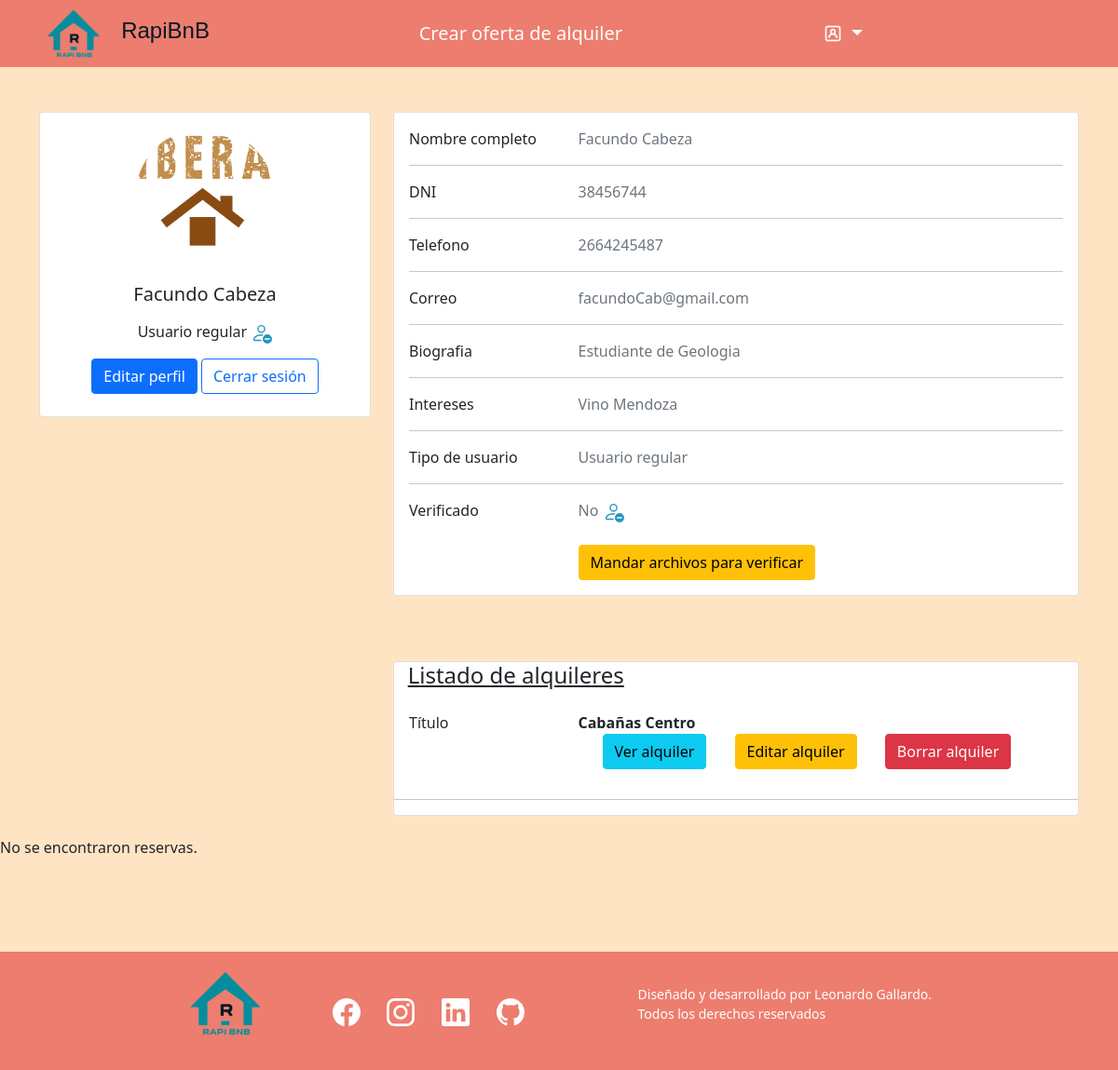
The app's page /perfil.php (signed in) with its own data.
### tables this page shows
CREATE TABLE `usuarios` (
  `ID` int(11) NOT NULL,
  `Nombre` varchar(255) NOT NULL,
  `Apellido` varchar(255) NOT NULL,
  `DNI` varchar(20) NOT NULL,
  `CorreoElectronico` varchar(255) NOT NULL,
  `Telefono` varchar(20) DEFAULT NULL,
  `Intereses` text DEFAULT NULL,
  `Avatar` varchar(255) DEFAULT NULL,
  `Verificado` tinyint(1) DEFAULT 0,
  `FechaVerificacion` date DEFAULT NULL,
  `Biografia` text DEFAULT NULL,
  `Rol` tinyint(1) DEFAULT 0,
  `Contraseña` varchar(255) NOT NULL,
  `MensajeVerificacion` text DEFAULT NULL,
  `ArchivoVerificacion` varchar(255) DEFAULT NULL,
  `FechaVencimiento` date DEFAULT NULL
);

CREATE TABLE `alquileres` (
  `ID` int(11) NOT NULL,
  `Titulo` varchar(255) NOT NULL,
  `Descripcion` text DEFAULT NULL,
  `Ubicacion` text DEFAULT NULL,
  `Etiquetas` text DEFAULT NULL,
  `GaleriaFotos` text DEFAULT NULL,
  `ListadoServicios` text DEFAULT NULL,
  `CostoAlquilerPorDia` decimal(10,2) NOT NULL,
  `TiempoMinimoPermanencia` int(11) DEFAULT NULL,
  `TiempoMaximoPermanencia` int(11) DEFAULT NULL,
  `Cupo` int(11) DEFAULT NULL,
  `FechaInicio` date DEFAULT NULL,
  `FechaFin` date DEFAULT NULL,
  `UsuarioID` int(11) DEFAULT NULL,
  `FechaPublicacion` datetime DEFAULT NULL,
  `FechaVisible` datetime DEFAULT NULL,
  `FechaActualizacion` datetime DEFAULT NULL
);

### perfil.php (the view, shortened to what the rows shown need)
<?php
require_once 'header.php';
?>
<!DOCTYPE html>
<html lang="es">
<head>
    <link rel="stylesheet" href="https://stackpath.bootstrapcdn.com/bootstrap/4.3.1/css/bootstrap.min.css">
</head>
<body>
<?php
if (isset($_SESSION["usuario"])) {
    $query = "SELECT nombre,apellido,dni,correoElectronico,telefono,intereses,avatar,biografia,rol,verificado,mensajeVerificacion,archivoVerificacion FROM usuarios WHERE id = {$_SESSION['usuario']}";
    $result = mysqli_query($conexion, $query);
    if ($row = mysqli_fetch_assoc($result)) {
        $nombre = $row['nombre'];
        $apellido = $row['apellido'];
        $dni = $row['dni'];
        $correo = $row['correoElectronico'];
        $telefono = $row['telefono'];
        $intereses = $row['intereses'];
        $foto = $row['avatar'];
        $biografia = $row['biografia'];
        $rol = $row['rol'];
        $verificado = $row['verificado'];
    }
}
?>
<br> <br><br>
<div class="container py-5">
    <div class="row">
        <div class="col-lg-4">
            <div class="card mb-4">
                <div class="card-body text-center">
                    <img src="<?php echo $foto; ?>" alt="avatar" class="rounded-circle img-fluid" style="width: 150px;">
                    <h5 class="my-3"><?php echo $nombre, " ", $apellido ?></h5>
                    <?php
if ($rol == 1) {
    echo '<p class="my-3">Usuario administrador <svg xmlns="http://www.w3.org/2000/svg"style=" color: #2596be; width="30" height="30" fill="currentColor" class="bi bi-person-gear" viewBox="0 0 16 16">
                        <path d="M11 5a3 3 0 1 1-6 0 3 3 0 0 1 6 0ZM8 7a2 2 0 1 0 0-4 2 2 0 0 0 0 4Zm.256 7a4.474 4.474 0 0 1-.229-1.004H3c.001-.246.154-.986.832-1.664C4.484 10.68 5.711 10 8 10c.26 0 .507.009.74.025.226-.341.496-.65.804-.918C9.077 9.038 8.564 9 8 9c-5 0-6 3-6 4s1 1 1 1h5.256Zm3.63-4.54c.18-.613 1.048-.613 1.229 0l.043.148a.64.64 0 0 0 .921.382l.136-.074c.561-.306 1.175.308.87.869l-.075.136a.64.64 0 0 0 .382.92l.149.045c.612.18.612 1.048 0 1.229l-.15.043a.64.64 0 0 0-.38.921l.074.136c.305.561-.309 1.175-.87.87l-.136-.075a.64.64 0 0 0-.92.382l-.045.149c-.18.612-1.048.612-1.229 0l-.043-.15a.64.64 0 0 0-.921-.38l-.136.074c-.561.305-1.175-.309-.87-.87l.075-.136a.64.64 0 0 0-.382-.92l-.148-.045c-.613-.18-.613-1.048 0-1.229l.148-.043a.64.64 0 0 0 .382-.921l-.074-.136c-.306-.561.308-1.175.869-.87l.136.075a.64.64 0 0 0 .92-.382l.045-.148ZM14 12.5a1.5 1.5 0 1 0-3 0 1.5 1.5 0 0 0 3 0Z"/>
                      </svg></p>';
} else {
    if ($verificado == 0) {
        echo '<p class="my-3">Usuario regular
        <svg xmlns="http://www.w3.org/2000/svg" style=" color: #2596be; width="23" height="23" fill="currentColor" class="bi bi-person-dash" viewBox="0 0 16 16">
                                <path d="M12.5 16a3.5 3.5 0 1 0 0-7 3.5 3.5 0 0 0 0 7ZM11 12h3a.5.5 0 0 1 0 1h-3a.5.5 0 0 1 0-1Zm0-7a3 3 0 1 1-6 0 3 3 0 0 1 6 0ZM8 7a2 2 0 1 0 0-4 2 2 0 0 0 0 4Z"/>
                                <path d="M8.256 14a4.474 4.474 0 0 1-.229-1.004H3c.001-.246.154-.986.832-1.664C4.484 10.68 5.711 10 8 10c.26 0 .507.009.74.025.226-.341.496-.65.804-.918C9.077 9.038 8.564 9 8 9c-5 0-6 3-6 4s1 1 1 1h5.256Z"/>
                              </svg>
        </p>';
    }
}
?>
                    <div class="d-flex justify-content-center mb-2">
                        <button type="button" class="btn btn-primary" data-toggle="modal" data-target="#myModal">Editar perfil</button>
                        <button type="button" class="btn btn-outline-primary ms-1" onclick="window.location.href='cerrarLogin.php'">Cerrar sesión</button>
                    </div>
                </div>
            </div>
        </div>
        <div class="col-lg-8" style="margin-bottom: -50px;">
            <div class="card mb-4">
                <div class="card-body">
                    <div class="row">
                        <div class="col-sm-9">
                            <p class="text-muted mb-0"><?php echo $nombre, " ", $apellido ?></p>
                        </div>
                    </div>
                    <div class="row">
                        <div class="col-sm-9">
                            <p class="text-muted mb-0"><?php echo $dni ?></p>
                        </div>
                    </div>
                    <div class="row">
                        <div class="col-sm-9">
                            <p class="text-muted mb-0"><?php echo $telefono ?></p>
                        </div>
                    </div>
                    <div class="row">
                        <div class="col-sm-9">
                            <p class="text-muted mb-0"><?php echo $correo ?></p>
                        </div>
                    </div>
                    <div class="row">
                        <div class="col-sm-9">
                            <p class="text-muted mb-0"><?php echo $biografia ?></p>
                        </div>
                    </div>
                    <div class="row">
                        <div class="col-sm-9">
                            <p class="text-muted mb-0"><?php echo $intereses ?></p>
                        </div>
                    </div>
                </div>
            </div>
        </div>
    </div>
</div>
<?php
$alquilerQuery = "SELECT * FROM alquileres WHERE usuarioID = {$_SESSION['usuario']}";
$alquilerResult = mysqli_query($conexion, $alquilerQuery);
if (mysqli_num_rows($alquilerResult) >= 1) {
    echo "
    <div class='container py-5'>
        <div class='row'>
            <div class='col-lg-4'>
            </div>
            <div class='col-lg-8' style='margin-bottom: -50px;'>
                <div class='card mb-4'>
                    <h4 style='margin-left:2%'><u>Listado de alquileres</u></h4>";
    while ($row = mysqli_fetch_assoc($alquilerResult)) {
        $titulo = $row['Titulo'];
        $alquiler_id = $row['ID'];
        echo "<div class='card-body'>
                    <div class='row'>
                        <div class='col-sm-3'>
                            <p class='mb-0'>Título</p>
                        </div>
                        <div class='col-sm-9'>
                        <p class=' mb-0'><strong>$titulo</strong><br><a href='detalles.php?id=$alquiler_id' class='btn btn-info' style='margin-left: 5%;'>Ver alquiler</a>
                            <a href='editarAlquiler.php?id=$alquiler_id' class='btn btn-warning' style='margin-left: 5%;'>Editar alquiler</a>
                            ";?>
                            <button type="button" class="btn btn-danger" style="margin-left: 5%;" data-toggle="modal" data-target="#confirmDeleteModal">
                    Borrar alquiler
                </button>
                <div class="modal fade" id="confirmDeleteModal" tabindex="-1" role="dialog" aria-labelledby="confirmDeleteModalLabel" aria-hidden="true">
                </div><?php
echo "</div>
                    </div>
                </div>
                </div>
                <hr>"
        ;
    }
    echo "</div>
            </div>
        </div>
    </div>";
}
?>
</body>
</html>
<?php
require_once "footer.php";
?>

### records on screen
usuarios: Avatar (picture), Nombre "Facundo", Apellido "Cabeza", DNI "38456744", Telefono "2664245487", CorreoElectronico "facundoCab@gmail.com", Biografia "Estudiante de Geologia", Intereses "Vino Mendoza"
alquileres: Titulo "Cabañas Centro"
